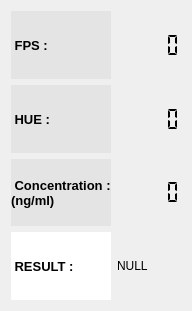
     <widget class="QWidget" name="gridLayoutWidget_6">
      <property name="geometry">
       <rect>
        <x>630</x>
        <y>20</y>
        <width>181</width>
        <height>311</height>
       </rect>
      </property>
      <layout class="QGridLayout" name="gridLayout_1_2">
       <item row="3" column="0">
        <widget class="QLabel" name="label_result_1">
         <property name="font">
          <font>
           <pointsize>10</pointsize>
           <weight>75</weight>
           <bold>true</bold>
          </font>
         </property>
         <property name="styleSheet">
          <string notr="true">background-color: rgb(255, 255, 255);
color: rgb(0, 0, 0);</string>
         </property>
         <property name="text">
          <string> RESULT : </string>
         </property>
        </widget>
       </item>
       <item row="0" column="0">
        <widget class="QLabel" name="label_fps_1">
         <property name="font">
          <font>
           <pointsize>10</pointsize>
           <weight>75</weight>
           <bold>true</bold>
          </font>
         </property>
         <property name="styleSheet">
          <string notr="true">border-color: rgb(0, 0, 0);
color: rgb(0,0,0);
background-color: rgba(217, 217, 217, 125);</string>
         </property>
         <property name="text">
          <string> FPS : </string>
         </property>
        </widget>
       </item>
       <item row="1" column="0">
        <widget class="QLabel" name="label_hue_1">
         <property name="font">
          <font>
           <pointsize>10</pointsize>
           <weight>75</weight>
           <bold>true</bold>
          </font>
         </property>
         <property name="styleSheet">
          <string notr="true">border-color: rgb(0, 0, 0);
color: rgb(0,0,0);
background-color: rgba(217, 217, 217, 125);</string>
         </property>
         <property name="text">
          <string> HUE : </string>
         </property>
        </widget>
       </item>
       <item row="2" column="0">
        <widget class="QLabel" name="label_sat_1">
         <property name="font">
          <font>
           <pointsize>10</pointsize>
           <weight>75</weight>
           <bold>true</bold>
          </font>
         </property>
         <property name="styleSheet">
          <string notr="true">border-color: rgb(0, 0, 0);
color: rgb(0,0,0);
background-color: rgba(217, 217, 217, 125);</string>
         </property>
         <property name="text">
          <string> Concentration : 
(ng/ml)</string>
         </property>
        </widget>
       </item>
       <item row="0" column="1">
        <widget class="QLCDNumber" name="lcd_fps_1">
         <property name="focusPolicy">
          <enum>Qt::TabFocus</enum>
         </property>
         <property name="frameShape">
          <enum>QFrame::NoFrame</enum>
         </property>
         <property name="frameShadow">
          <enum>QFrame::Plain</enum>
         </property>
         <property name="segmentStyle">
          <enum>QLCDNumber::Flat</enum>
         </property>
         <property name="value" stdset="0">
          <double>0.000000000000000</double>
         </property>
         <property name="intValue" stdset="0">
          <number>0</number>
         </property>
        </widget>
       </item>
       <item row="1" column="1">
        <widget class="QLCDNumber" name="lcd_hue_1">
         <property name="frameShape">
          <enum>QFrame::NoFrame</enum>
         </property>
         <property name="frameShadow">
          <enum>QFrame::Plain</enum>
         </property>
         <property name="segmentStyle">
          <enum>QLCDNumber::Flat</enum>
         </property>
        </widget>
       </item>
       <item row="2" column="1">
        <widget class="QLCDNumber" name="lcd_sat_1">
         <property name="frameShape">
          <enum>QFrame::NoFrame</enum>
         </property>
         <property name="segmentStyle">
          <enum>QLCDNumber::Flat</enum>
         </property>
        </widget>
       </item>
       <item row="3" column="1">
        <widget class="QLabel" name="label_9">
         <property name="text">
          <string>NULL</string>
         </property>
        </widget>
       </item>
      </layout>
     </widget>
